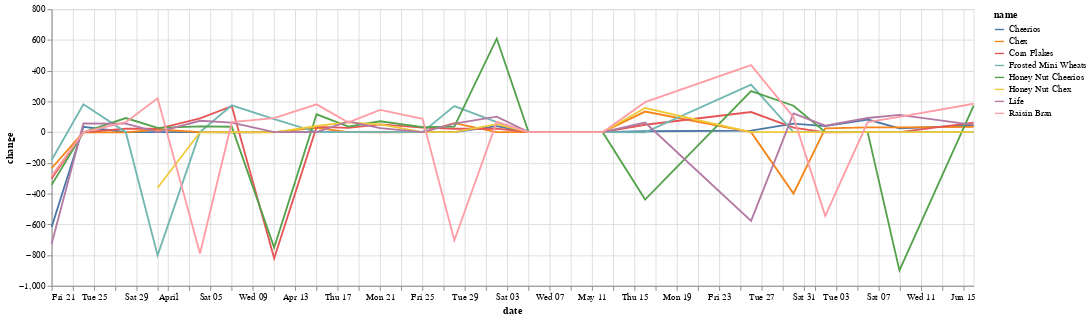

Write notebook code for a chart like this one.
### Code cell
alt.Chart(cereal_ts).mark_line().encode(
    x='date:T',
    y='change:Q',
    color='name:N'
).properties(
    width = 1000
)

### Figure 1 — Vega-Lite specification as saved in the notebook (floating-point values rounded to 4 significant figures; data arrays with more than 128 entries replaced by an {"elided": "..."} marker saying what was removed)
{"config": {"view": {"continuousWidth": 300, "continuousHeight": 300}}, "data": {"name": "data-16bf21721adfb10295e351b057832e12"}, "mark": {"type": "line"}, "encoding": {"color": {"field": "name", "type": "nominal"}, "x": {"field": "date", "type": "temporal"}, "y": {"field": "change", "type": "quantitative"}}, "width": 1000, "$schema": "https://vega.github.io/schema/vega-lite/v5.20.1.json", "datasets": {"data-16bf21721adfb10295e351b057832e12": {"elided": "181 records"}}}
